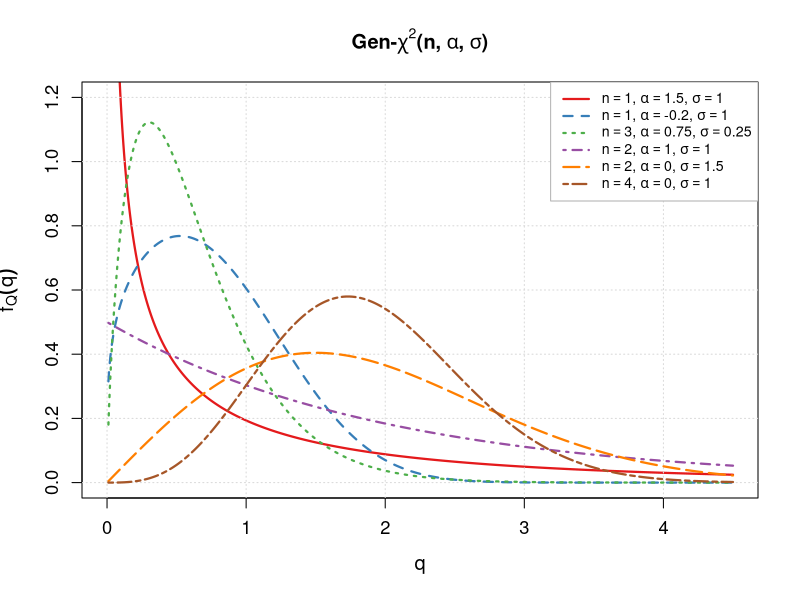
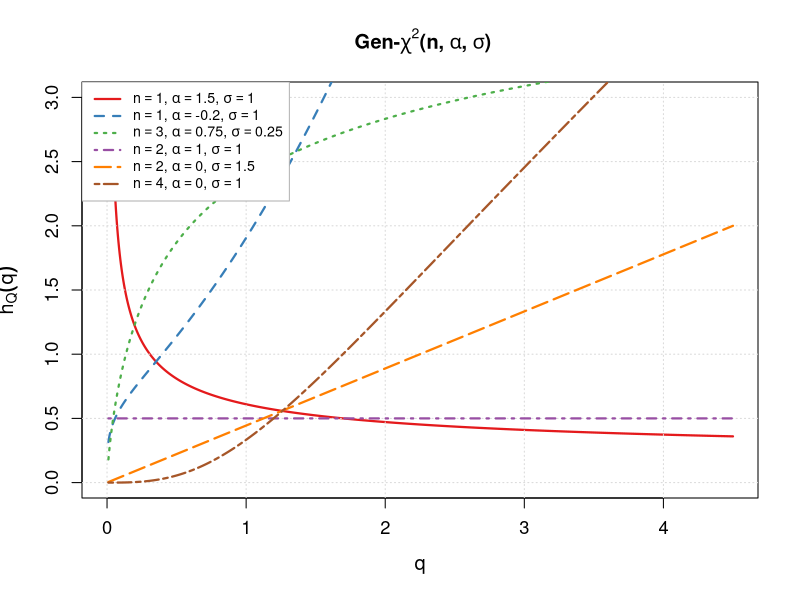

Reproduce these figures in R, in order.

setwd("C:\\Users\\Dr. O. J. Obulezi\\Documents\\R projects\\generalized chi-square")
# ==============================================================================
# R Script: Generalized Chi-Squared Power Distribution (Fixed Symbol Rendering)
# Manuscript Reference: Obulezi et al.
# ==============================================================================

# ------------------------------------------------------------------------------
# 1. Distribution Functions
# ------------------------------------------------------------------------------

# Probability Density Function
dgchi_power <- function(q, n, alpha, sigma) {
  pdf_val <- numeric(length(q))
  pos_idx <- q > 0
  q_pos   <- q[pos_idx]
  
  const <- (2^(1 - n/2)) / (gamma(n/2) * (1 + alpha) * sigma^(n / (1 + alpha)))
  pdf_val[pos_idx] <- const * (q_pos^(n / (1 + alpha) - 1)) * 
    exp(-0.5 * (q_pos / sigma)^(2 / (1 + alpha)))
  
  return(pdf_val)
}

# Survival Function
sgchi_power <- function(q, n, alpha, sigma) {
  sf_val  <- numeric(length(q))
  pos_idx <- q > 0
  q_pos   <- q[pos_idx]
  
  z <- 0.5 * (q_pos / sigma)^(2 / (1 + alpha))
  sf_val[pos_idx]  <- pgamma(z, shape = n/2, lower.tail = FALSE)
  sf_val[!pos_idx] <- 1
  
  return(sf_val)
}

# Hazard Rate Function
hgchi_power <- function(q, n, alpha, sigma) {
  pdf_vals <- dgchi_power(q, n, alpha, sigma)
  sf_vals  <- sgchi_power(q, n, alpha, sigma)
  
  hrf_vals <- pdf_vals / sf_vals
  hrf_vals[sf_vals <= 1e-14] <- NA
  return(hrf_vals)
}

# ------------------------------------------------------------------------------
# 2. Synchronized Parameter Configurations
# ------------------------------------------------------------------------------
params <- list(
  list(n = 1, alpha =  1.5, sigma = 1.0, color = "#E41A1C", lty = 1),
  list(n = 1, alpha = -0.2, sigma = 1.0, color = "#377EB8", lty = 2),
  list(n = 3, alpha =  0.75, sigma = 0.25, color = "#4DAF4A", lty = 3),
  list(n = 2, alpha =  1.0, sigma = 1.0, color = "#984EA3", lty = 4),
  list(n = 2, alpha =  0.0, sigma = 1.5, color = "#FF7F00", lty = 5),
  list(n = 4, alpha =  0.0, sigma = 1.0, color = "#A65628", lty = 6)
)

# Robust plot math expression builder using bquote
legend_exprs <- as.expression(lapply(params, function(p) {
  bquote(n == .(p$n) * "," ~ alpha == .(p$alpha) * "," ~ sigma == .(p$sigma))
}))

q_seq <- seq(0.01, 4.5, length.out = 1000)

# ------------------------------------------------------------------------------
# 3. Plot 1: PDF Window
# ------------------------------------------------------------------------------
windows(width = 9.5, height = 7)

pdf_matrix <- sapply(params, function(p) dgchi_power(q_seq, p$n, p$alpha, p$sigma))

plot(q_seq, pdf_matrix[, 1], type = "l", col = params[[1]]$color, lty = params[[1]]$lty,
     lwd = 2.2, xlim = c(0, 4.5), ylim = c(0, 1.2),
     xlab = expression(q), ylab = expression(f[Q](q)),
     main = expression(bold("Gen-" * chi^2 * "(n," ~ alpha * "," ~ sigma * ")")),
     cex.lab = 1.2, cex.axis = 1.1)
grid(col = "gray85", lty = "dotted")

for (i in 2:6) {
  lines(q_seq, pdf_matrix[, i], col = params[[i]]$color, lty = params[[i]]$lty, lwd = 2.2)
}

legend("topright", 
       legend = legend_exprs,
       col    = sapply(params, function(p) p$color),
       lty    = sapply(params, function(p) p$lty),
       lwd    = 2.2, bty = "o", bg = "white", box.col = "gray70", cex = 0.85)

# ------------------------------------------------------------------------------
# 4. Plot 2: HRF Window
# ------------------------------------------------------------------------------
windows(width = 9.5, height = 7)

hrf_matrix <- sapply(params, function(p) hgchi_power(q_seq, p$n, p$alpha, p$sigma))

plot(q_seq, hrf_matrix[, 1], type = "l", col = params[[1]]$color, lty = params[[1]]$lty,
     lwd = 2.2, xlim = c(0, 4.5), ylim = c(0, 3),
     xlab = expression(q), ylab = expression(h[Q](q)),
     main = expression(bold(" Gen-" * chi^2 * "(n," ~ alpha * "," ~ sigma * ")")),
     cex.lab = 1.2, cex.axis = 1.1)
grid(col = "gray85", lty = "dotted")

for (i in 2:6) {
  lines(q_seq, hrf_matrix[, i], col = params[[i]]$color, lty = params[[i]]$lty, lwd = 2.2)
}

legend("topleft", 
       legend = legend_exprs,
       col    = sapply(params, function(p) p$color),
       lty    = sapply(params, function(p) p$lty),
       lwd    = 2.2, bty = "o", bg = "white", box.col = "gray70", cex = 0.85)
